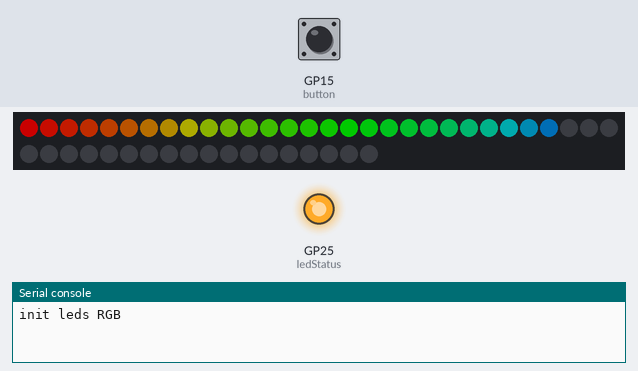
Recording of a program running on a simulated Raspberry Pi Pico running MicroPython. Shown: 48 RGB LEDs in strip order, left to right, continuing on the next row, output pins drawn as LEDs (lit = HIGH), the last lines printed to the serial console. Inputs (shaded band) come from the test bench; at power-on: GP15 (button) LOW. Dim RGB values are drawn brighter than linear; a reset restarts the program; random numbers come from a fixed seed.

Above: at 1.2 s.
1.3 s: GP15 (button) pulled HIGH for 0.15 s
At 1.65 s:
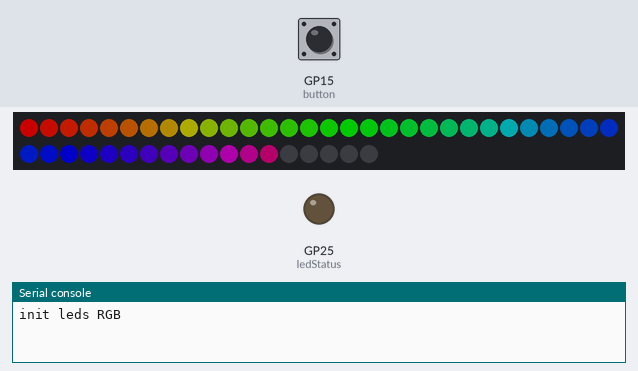
2.0 s: GP15 (button) pulled HIGH for 1 s
At 3.2 s:
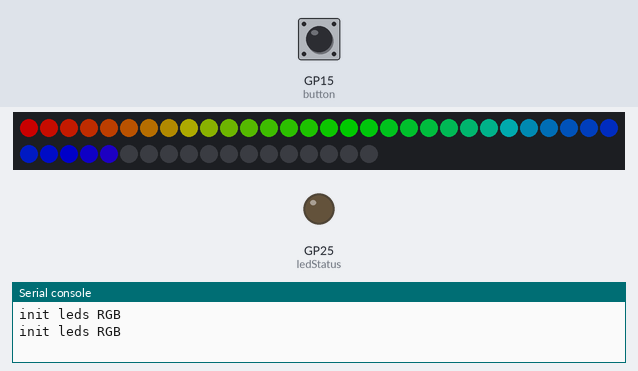
3.6 s: GP15 (button) pulled HIGH for 0.15 s
At 3.95 s:
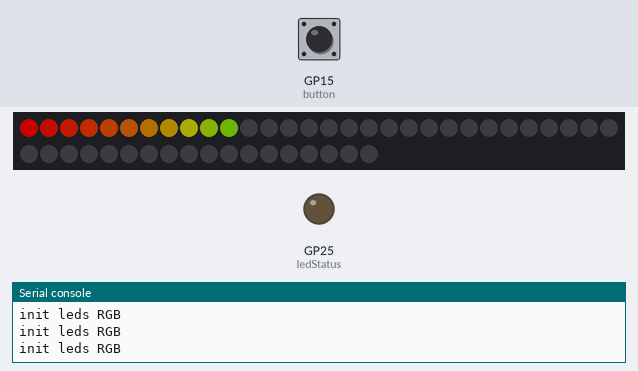
4.3 s: GP15 (button) pulled HIGH for 3.2 s
At 7.7 s:
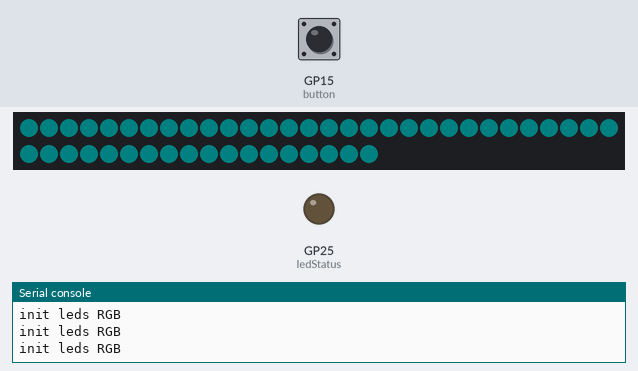
8.1 s: GP15 (button) pulled HIGH for 3.2 s
At 11.5 s:
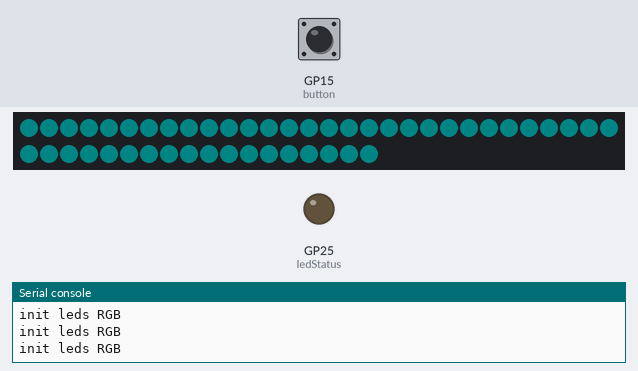
11.9 s: GP15 (button) pulled HIGH for 3.2 s
At 16.21 s:
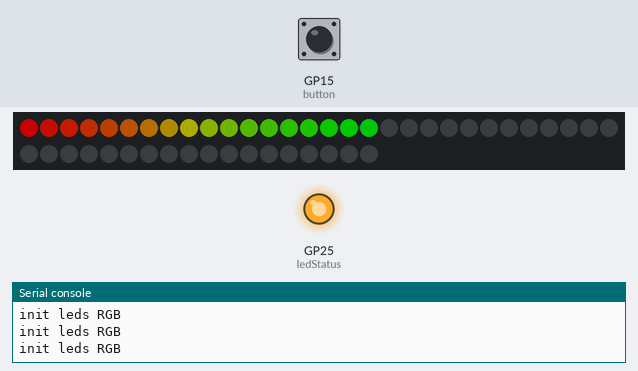
Timing chart, 0 to 17.7 s (numbered marks = the images above; inputs shaded):
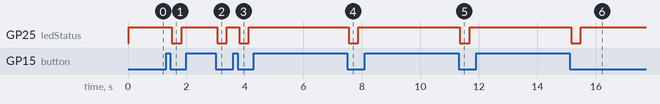

Measured:
- after the input at 1.3 s, GP25 (ledStatus): HIGH → LOW after 0.20 s, → HIGH 0.33 s later
- after the input at 2.0 s, GP25 (ledStatus): HIGH → LOW after 1.1 s, → HIGH 0.33 s later
- after the input at 3.6 s, GP25 (ledStatus): HIGH → LOW after 0.20 s, → HIGH 0.33 s later
- after the input at 4.3 s, GP25 (ledStatus): HIGH → LOW after 3.3 s, → HIGH 0.33 s later
- after the input at 8.1 s, GP25 (ledStatus): HIGH → LOW after 3.3 s, → HIGH 0.33 s later
- after the input at 11.9 s, GP25 (ledStatus): HIGH → LOW after 3.3 s, → HIGH 0.33 s later

The program:

main_noel.py
```python
#RUNS ON PICO
from ledRGBws2812 import LedsRGBws2812
from machine import Pin
import time, machine

class Application:

    def __init__(self):
        ''' initialize leds RGB and push Button'''
        self.ledStatus = Pin(25, Pin.OUT)     # led témoin du pico
        self.leds = LedsRGBws2812(pin_num=14, n_leds=48, brightness=0.4)  # ruban de leds
        self.button = Pin(15, Pin.IN, Pin.PULL_DOWN) #bouton poussoir avec resistance de rappel activée
        self.leds.pixels_off()
        self.leds.animation = ''
        #callback function called with push button
        self.button.irq(self.callback, Pin.IRQ_FALLING)
        self.ledStatus.value(1)
        self.loop()  #inifinite loop of events

    def callback(self, pin):
        ''' callback function called when buton is pushed '''
        time.sleep(0.05) # wait 50ms : stabilization to avoid rebounds.
        if not(self.button.value()): # buton still pressed after the stabilization period ?
            self.ledStatus.value(0)
            machine.reset()

    def anim_cool_clignotante(self, nb_repet=1):
        for i in range(nb_repet):
            #anim wheel fade in
            self.leds.fade_wheel(wait=0.02)
            self.leds.pixels_off()
            self.leds.shuffle_wheel(wait=0.02)
            self.leds.pixels_off()

            #anim random fade out, sans rouge
            self.leds.fade_in(n_steps=20, color=(0,127,127) )
            self.leds.fade_out(n_steps=20, color=(0,127,127) )
            self.leds.shuffle_random(red=False, wait=0.02)

            #anim random fade out, sans vert
            self.leds.fade_in(n_steps=20, color=(127,0,127), wait=0.02 )
            self.leds.fade_out(n_steps=20, color=(127,0,127), wait=0.02 )
            self.leds.shuffle_random(green=False, wait=0.02)

            #anim random fade out, sans bleu
            self.leds.fade_in(n_steps=20, color=(127,127,0), wait=0.02 )
            self.leds.fade_out(n_steps=20, color=(127,127,0),wait=0.02 )
            self.leds.shuffle_random(blue=False, wait=0.02)
            self.leds.pixels_off()

    def anim_cool_arc_en_ciel(self, nb_repet=1):
        self.leds.animation='rainbow_cycle'
        for i in range(nb_repet):
            self.leds.rainbow_cycle(wait=0.02)

    def anim_cool_random(self, nb_repet=1):
        for i in range(nb_repet):
            for j in range(20):
                self.leds.random()             #couleurs aléatoires pastel
            for j in range(20):
                self.leds.random(red=False)    #couleur aléatoires pastel sans rouge
            for j in range(20):
                self.leds.random(green=False)  #couleurs aléatoires pastel sans vert
            for j in range(20):
                self.leds.random(blue=False)   #couleurs aléatoires pastel sans bleu

    def anim_cool_mono_wheel(self, nb_repet=1):
        self.leds.animation='mono_wheel'
        for i in range(nb_repet):
            self.leds.mono_wheel(delay=0.02)

    def loop(self):
        while(True):
            self.anim_cool_clignotante(nb_repet=5)
            self.anim_cool_arc_en_ciel(nb_repet=5)
            self.anim_cool_random(nb_repet=5)
            self.anim_cool_mono_wheel(nb_repet=5)

appl=Application()
```

ledRGBws2812.py
```python
# runs on PICO

import array, time, rp2
from machine import Pin
from random import randrange, randint

@rp2.asm_pio(sideset_init=rp2.PIO.OUT_LOW, out_shiftdir=rp2.PIO.SHIFT_LEFT, autopull=True, pull_thresh=24)
def ws2812():
    T1 = 2
    T2 = 5
    T3 = 3
    wrap_target()
    label("bitloop")
    out(x, 1)               .side(0)    [T3 - 1]
    jmp(not_x, "do_zero")   .side(1)    [T1 - 1]
    jmp("bitloop")          .side(1)    [T2 - 1]
    label("do_zero")
    nop()                   .side(0)    [T2 - 1]
    wrap()

class LedsRGBws2812:
    ''' Neopixel RGB WS2812 Class
        instance: leds = LedsRGBws2812() or LedsRGBws2812(n_leds, pin_num, brightness)
    '''

    def __init__(self, n_leds=16, pin_num=0, brightness=0.2):
        ''' constructor: Configure the WS2812 LEDs. '''

        print('init leds RGB')
        self.NUM_LEDS = n_leds
        self.PIN_NUM = pin_num
        self.brightness = brightness
        self.interrupt = False  # True: current animation is stopped
        self.animation=''       # animation in progress
        self.BLACK = (0, 0, 0)
        self.RED = (255, 0, 0)
        self.YELLOW = (255, 150, 0)
        self.GREEN = (0, 255, 0)
        self.CYAN = (0, 255, 255)
        self.BLUE = (0, 0, 255)
        self.PURPLE = (180, 0, 255)
        self.WHITE = (255, 255, 255)
        self.rgbMIN = 10           # min pour les couleurs au hasard
        self.rgbMAXpastel = 127    # max pour les couleurs au hasard pastel
        self.rgbMAXhigh = 255      # max pour les couleurs au hasard vives
        self.wait_shortms = 0.001  # délais d'attente ultra-court (en secondes)
        self.wait_short = 0.01     # délais d'attente (secondes) courts
        self.wait_long = 0.03       # délais d'attente (secondes) plus long

        # Create the StateMachine with the ws2812 program, outputting on pin
        self.sm = rp2.StateMachine(0, ws2812, freq=8_000_000, sideset_base=Pin(self.PIN_NUM))

        # Start the StateMachine, it will wait for data on its FIFO.
        self.sm.active(1)

        # Display a pattern on the LEDs via an array of LED RGB values.
        self.ar = array.array("I", [0 for _ in range(self.NUM_LEDS)])

    #méthodes bas niveau allumage des leds
    #-------------------------------------------------------------------
    def pixels_set(self, i, color):
        ''' set pixel number i with color=(r,g,b) '''
        self.ar[i] = (color[1]<<16) + (color[0]<<8) + color[2]

    def pixels_show(self):
        ''' add data into sm FIFO: show de pixels '''
        dimmer_ar = array.array("I", [0 for _ in range(self.NUM_LEDS)])
        for i,c in enumerate(self.ar):
            r = int(((c >> 8) & 0xFF) * self.brightness)
            g = int(((c >> 16) & 0xFF) * self.brightness)
            b = int((c & 0xFF) * self.brightness)
            dimmer_ar[i] = (g<<16) + (r<<8) + b
        self.sm.put(dimmer_ar, 8)
        time.sleep_ms(10)

    def shuffle(self, l):
        """Fisher–Yates shuffle Algorithm : la methode random.shuffle(l) n'existant pas en micropython
            input: l = liste
            retourne la liste l mélangée
        """
        for i in range(len(l)-1, 0, -1): # parcours la liste à l'envers
            j = randint(0, i)            # random index entier dans l'intervalle [0, i]
            l[i], l[j] = l[j], l[i]      # Swap l[i] avec l[j]
        return l

    # méthodes de rendus de couleur d'une led
    #-----------------------------------------
    def pcolor_random(self, pastel=True, red=True, green=True, blue=True):
        """ retourne une couleur (r,g,b) au hasard
            pastel: rendu de couleur pastel(True) ou vives(False)
            red=False: couleur sans rouge
            green=False: couelmur sans vert
            blue=False: couleur sans bleu
        """
        rgbMAX = pastel * self.rgbMAXpastel + (not pastel) * self.rgbMAXhigh
        r,g,b = 0,0,0
        #on évite la combinaison (0,0,0) qui éteint la led ...
        while (r+g+b) <= self.rgbMIN :
            r,g,b = red*randrange(0,rgbMAX), green*randrange(0,rgbMAX), blue*randrange(0,rgbMAX)
        return (r,g,b)

    def fade_in_out(self, fadein=True):
        """ retourne tuple (start, end, step) pour parcourir les leds du ruban dans un ordre:
              fadein = True : de la 1ère led à la dernière (valeur par défaut)
              fadein = False: de la dernière led à la première
        """
        start, end, step = 0 , self.NUM_LEDS, 1
        if not fadein:
            start, end, step = self.NUM_LEDS-1, -1 , -1
        return (start, end, step)

    def wheel(self, pos):
        ''' Input a value 0 to 255 to get a color value (r,g,b).
            The colours are a transition r - g - b - back to r.
        '''
        if pos < 0 or pos > 255:
            return (0, 0, 0)
        if pos < 85:
            return (255 - pos * 3, pos * 3, 0)
        if pos < 170:
            pos -= 85
            return (0, 255 - pos * 3, pos * 3)
        pos -= 170
        return (pos * 3, 0, 255 - pos * 3)

    def pcolor_wheel(self, id_led):
        """ retourne une couleur (r,g,b) arc-en-ciel selon la position de la led """
        pixel_index = (id_led * 256 // self.NUM_LEDS)
        return  self.wheel(pixel_index & 255)

    #----------------------------------------------------------------------------
    #animation du ruban de leds sans délais entre les leds (toutes en même temps)
    #----------------------------------------------------------------------------

    def pixels_off(self):
        ''' turn off the pixels '''
        my_name= 'off'
        self.pixels_fill(self.BLACK)
        self.pixels_show()

    def pixels_fill(self, color):
        my_name = 'fill'
        ''' set all pixels with same color (r,g,b) '''
        for i in range(len(self.ar)):
            self.pixels_set(i, color)
        self.pixels_show()

    def fade_out(self, n_steps, color, wait=0.05):
        ''' fade out color(r,g,b) to BLACK in n_steps   '''
        my_name = 'fade_out'
        r_delta, g_delta, b_delta = color[0]//n_steps, color[1]//n_steps, color[2]//n_steps
        for j in range(n_steps):
            self.pixels_fill( (color[0]-j*r_delta , color[1]-j*g_delta , color[2]-j*b_delta) )
            time.sleep(wait)
        self.pixels_off()

    def fade_in(self, n_steps, color, wait=0.05):
        ''' fade in from BLACK to color(r,g,b) in n_steps   '''
        my_name = 'fade_in'
        r_delta, g_delta, b_delta = color[0]//n_steps, color[1]//n_steps, color[2]//n_steps
        for j in range(n_steps, 0, -1 ):
            self.pixels_fill( (color[0]-j*r_delta , color[1]-j*g_delta , color[2]-j*b_delta) )
            time.sleep(wait)

    def random(self, pastel=True, red=True, green=True, blue=True):
        """ anime le ruban de leds avec des couleurs aléatoires
            pastel: True/False pour avoir des couleurs pastels ou vives
            red,green,blue : True/False pour activer/désactiver une composante rouge, verte, bleu
        """
        my_name='random'
        for l in range(self.NUM_LEDS):
            self.pixels_set(l, self.pcolor_random(red=red, green=green, blue=blue))
        self.pixels_show()
        time.sleep(self.wait_long)

    def mono_wheel(self, delay=0.1):
        """ anime le ruban en allumant toutes les leds de la même couleur
            changmeent de couleur après chaque delay (en secondes)
            en suivant le rythme de couleur arc-en-ciel
        """
        #enchainer les couleurs arc-en-ciel pour toutes le leds
        my_name='mono_wheel'
        for j in range(255):
            for i in range(self.NUM_LEDS):
                self.pixels_set(i, self.wheel(j))
            if self.animation == my_name:
                self.pixels_show()
                time.sleep(delay)
            else:
                break

    def rainbow_cycle(self, wait=0):
        ''' move colors in a rainbow cycle '''
        my_name = 'rainbow_cycle'
        for j in range(255):
            for i in range(self.NUM_LEDS):
                rc_index = (i * 256 // self.NUM_LEDS) + j
                self.pixels_set(i, self.wheel(rc_index & 255))
            if self.animation == my_name:
                self.pixels_show()
                time.sleep(wait)
            else:
                break

    #----------------------------------------------------------------------------
    #animation du ruban de leds avec délais entre les leds (type guirlande Noël)
    #----------------------------------------------------------------------------

    def fade_off(self, fadein = True, wait=0):
        """ éteint toutes les leds une après les autres
             fadein = True pour simuler un fade in en partant de la 1ère led
             fadein = False pour un fade out en partant de la dernière led
        """
        start, end, step = self.fade_in_out(fadein)
        for l in range(start, end, step):
            self.pixels_set(l, (0,0,0))
            self.pixels_show()
            time.sleep(wait)

    def fade_wheel(self, fadein=True, wait=0):
        """ anime le ruban de leds avec des couleurs arc-enciel
            fadein = True: fade in depuis la 1ère leds jusqu'à la dernière
            fadein = False: fade out depuis la dernière led jusqu'à la 1ère
        """
        start, end, step = self.fade_in_out(fadein)
        for l in range(start, end, step):
            self.pixels_set(l,self.pcolor_wheel(l))
            self.pixels_show()
            time.sleep(wait)

    def shuffle_wheel(self, wait=0):
        """ anime le ruban en allumant les leds au hasard avec couleur arc-en-ciel """
        leds = self.shuffle([i for i in range(self.NUM_LEDS)])
        for l in leds:
            pixel_index = (l * 256 // self.NUM_LEDS)
            self.pixels_set(l, self.wheel(pixel_index & 255))
            time.sleep(wait)
            self.pixels_show()

    def fade_random(self, fadein = True, pastel=True, red=True, green=True, blue=True, wait=0):
        """ anime le ruban de leds avec un fade-in de couleurs aléatoires
            params: fadein = True pour un Fade-in False Fade-out
            pastel: True/False pour avoir des couleurs pastels ou vives
            red,green,blue : True/False pour activer/désactiver une composante rouge, verte, bleu
        """
        start, end, step = self.fade_in_out(fadein)
        for l in range(start, end, step):
            self.pixels_set(l, self.pcolor_random(red=red, green=green, blue=blue))
            time.sleep(wait)
            self.pixels_show()

    def shuffle_random(self, pastel=True, red=True, green=True, blue=True, wait=0):
        """ anime le ruban en allumant les leds au hasard avec couleur aléatoire """
        leds = self.shuffle([i for i in range(self.NUM_LEDS)])
        for l in leds:
            self.pixels_set(l, self.pcolor_random(red=red, green=green, blue=blue))
            time.sleep(wait)
            self.pixels_show()
```
